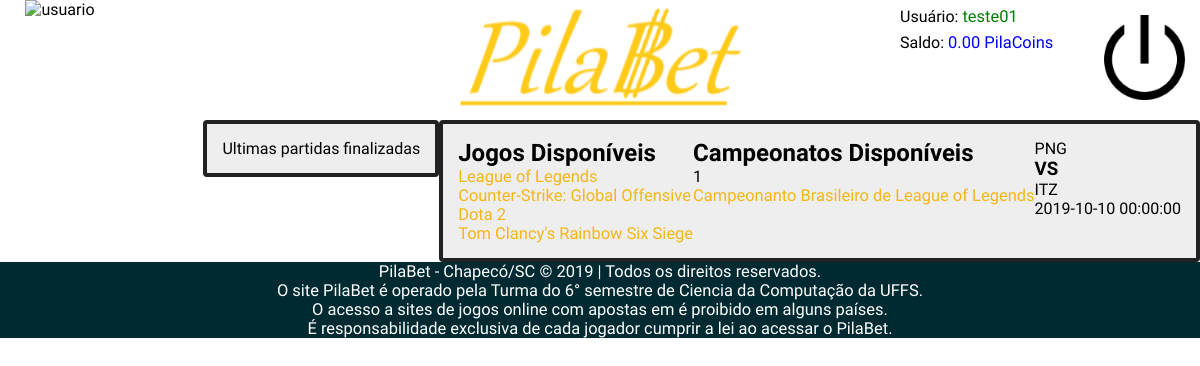
The app's page /index.php?idGame=1&idCamp=1 (signed in) with its own data.
### tables this page shows
CREATE TABLE games (
    id_game INTEGER auto_increment,
    nome varchar(100) not null,
	constraint games primary key(id_game)
);

CREATE TABLE campeonatos (
    id_camp INTEGER auto_increment,
    tipo_camp INTEGER not null,
    nome varchar(100) not null,
    sigla varchar(6) not null,
    horario_inicio timestamp not null,
    horario_termino timestamp not null,
    id_game INTEGER not null,
	constraint campeonatos primary key(id_camp),
    constraint fk_campeonatos_games foreign key (id_game) references games(id_game)
);

CREATE TABLE partidas (
    id_partida INTEGER auto_increment,
    horario_inicio timestamp not null,
    horario_termino timestamp not null,
    id_equipe1 INTEGER not null,
    id_equipe2 INTEGER not null,
    pontos_equipe1 INTEGER,
    pontos_equipe2 INTEGER,
    data_cadastro timestamp not null,
    id_camp INTEGER not null,
	constraint partidas primary key(id_partida)
);

CREATE TABLE equipes (
    id_equipe INTEGER auto_increment,
    nome varchar(100) not null,
    id_game INTEGER not null,
    sigla varchar(3) not null,
	constraint equipes primary key(id_equipe),
    constraint fk_equipes_games foreign key (id_game) references games(id_game)
);

### includes/lista_esports.php (the view, shortened to what this page needs)
<?php
include "conexao.php";
?>
<section class = "lista_esports">
	<div class="jogos_disponiveis">
		<h2>Jogos Disponíveis</h2>
		<div class="lista_jogo">
		<?php
		$statement = $conexao->prepare("select id_game, nome from games");
		$statement->execute();
		$assoc = $statement->get_result();
		while ($res = $assoc->fetch_assoc()){
			echo '<p><a href="../index.php?idGame='.$res['id_game'].'" > '.$res['nome'].' </a> </p>';
		}
		?>
		</div>
	</div>
</section>

### includes/lista_camp.php (shortened to what this page needs)
<?php
include "conexao.php";
?>
<section class="lista_camp">
    <div class="campeonatos_disponiveis">
        <h2>Campeonatos Disponíveis</h2>
        <div class="lista_campeonatos">
        <?php
        $idGame = $_GET['idGame'];
        print_r($idGame);
        $statement = $conexao->prepare("SELECT DISTINCT a.id_camp, a.nome, a.sigla from campeonatos as a join games where a.id_game = $idGame;");
        $statement->execute();
        $assoc = $statement->get_result();
        while ($res = $assoc->fetch_assoc()){
            echo '<p><a href="../index.php?idGame='.$idGame.'&idCamp='.$res['id_camp'].'" > '.$res['nome'].' </a> </p>';
        }
        ?>
        </div>
    </div>
</section>

### includes/lista_partidas.php (shortened to what this page needs)
<?php
include "conexao.php";
?>
<section class="lista_partidas">
        <?php
        $idCamp = $_GET['idCamp'];
        $statement = $conexao->prepare("SELECT  * from partidas as a where a.id_camp = $idCamp");
	    $statement->execute();
    	$assoc = $statement->get_result();
	    while ($resultado = $assoc->fetch_assoc()){
        ?>
        <div class="partida">
        <?php
        $partida = $resultado['id_partida'];
		$sql = " select * from partidas WHERE id_partida = $partida";
		$res = mysqli_query($conexao, $sql);
        $partida = mysqli_fetch_array($res);
        ?>
        <?php
        $equipe1 = $partida['id_equipe1'];
        $sql = " select * from equipes WHERE id_equipe = $equipe1";
        $equipe1 = mysqli_query($conexao, $sql);
        $equipe1 = mysqli_fetch_array($equipe1);
		?>
			<div class="equipe1">
					<figure>
						<figcaption>
                        <?=$equipe1['sigla'];?>
						</figcaption>
					</figure>
			</div>
        <h3>VS</h3>
        <?php
        $equipe2 = $partida['id_equipe2'];
        $sql = " select * from equipes WHERE id_equipe = $equipe2";
        $equipe2 = mysqli_query($conexao, $sql);
        $equipe2 = mysqli_fetch_array($equipe2);
		?>
			<div class="equipe2">
					<figure>
						<figcaption>
                        <?=$equipe2['sigla'];?>
						</figcaption>
					</figure>
			</div>
        <?=$partida['horario_termino'];?>
        </div>
        <?php
    }
?>
</section>

### css/header.css (style rules this page uses)
* { box-sizing: border-box; font-family: 'Scada', sans-serif; }
a { text-decoration: none; color: #f5b616; font-size: 1.03em; }
body { padding: 0; margin: 0; }

### css/index.css (style rules this page uses)
* { margin: 0; }

### records on screen
games: nome "League of Legends"
games: nome "Counter-Strike: Global Offensive"
games: nome "Dota 2"
games: nome "Tom Clancy's Rainbow Six Siege"
campeonatos: nome "Campeonanto Brasileiro de League of Legends"
partidas: equipes.sigla "PNG", equipes.sigla "ITZ", horario_termino "2019-10-10 00:00:00"

### other values on screen
$_SESSION["nome"] "teste01"
$_SESSION["saldo"] "0.00"
